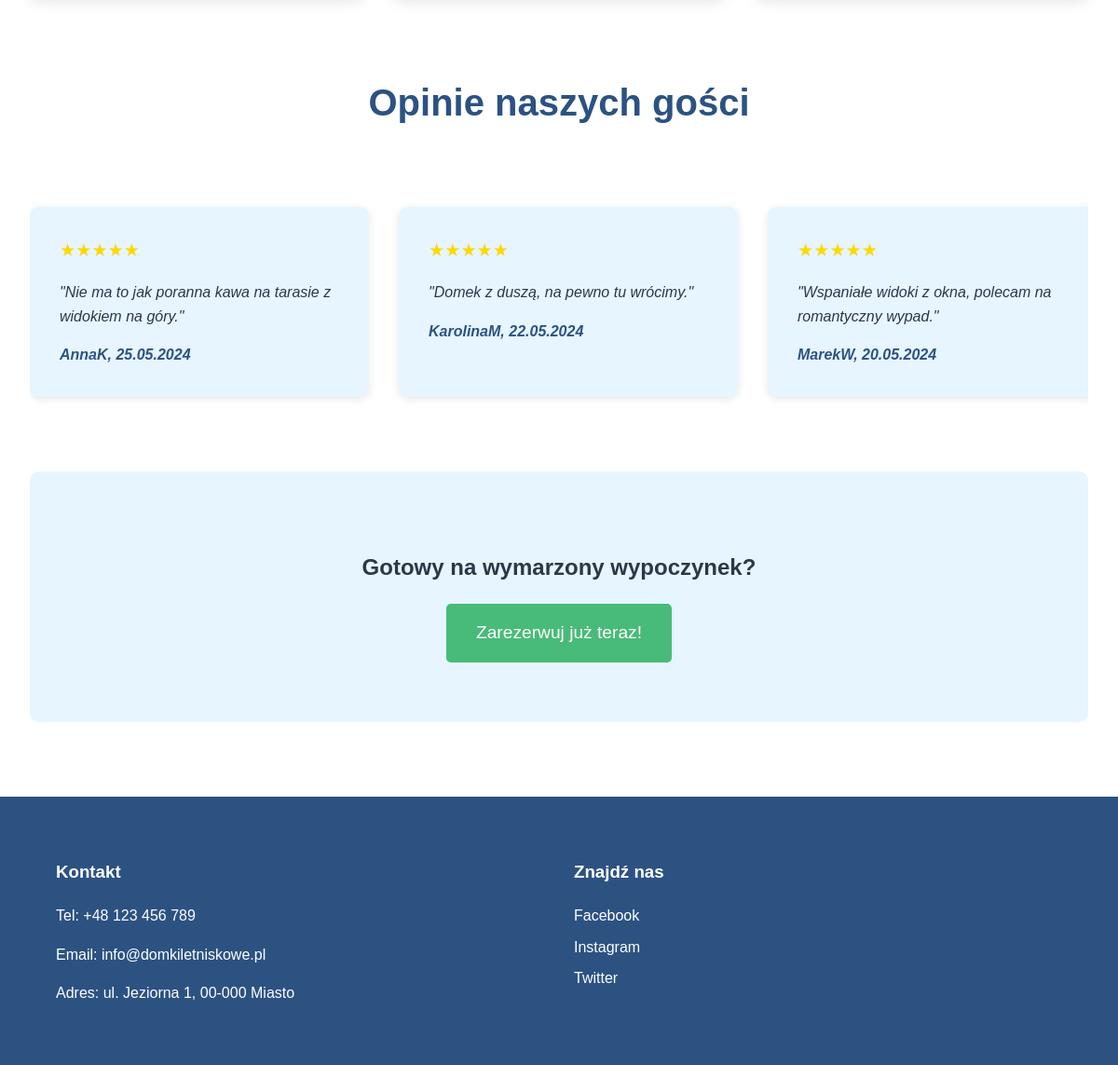
/index.php (signed in, lower part), run on an earlier commit of the app's database.
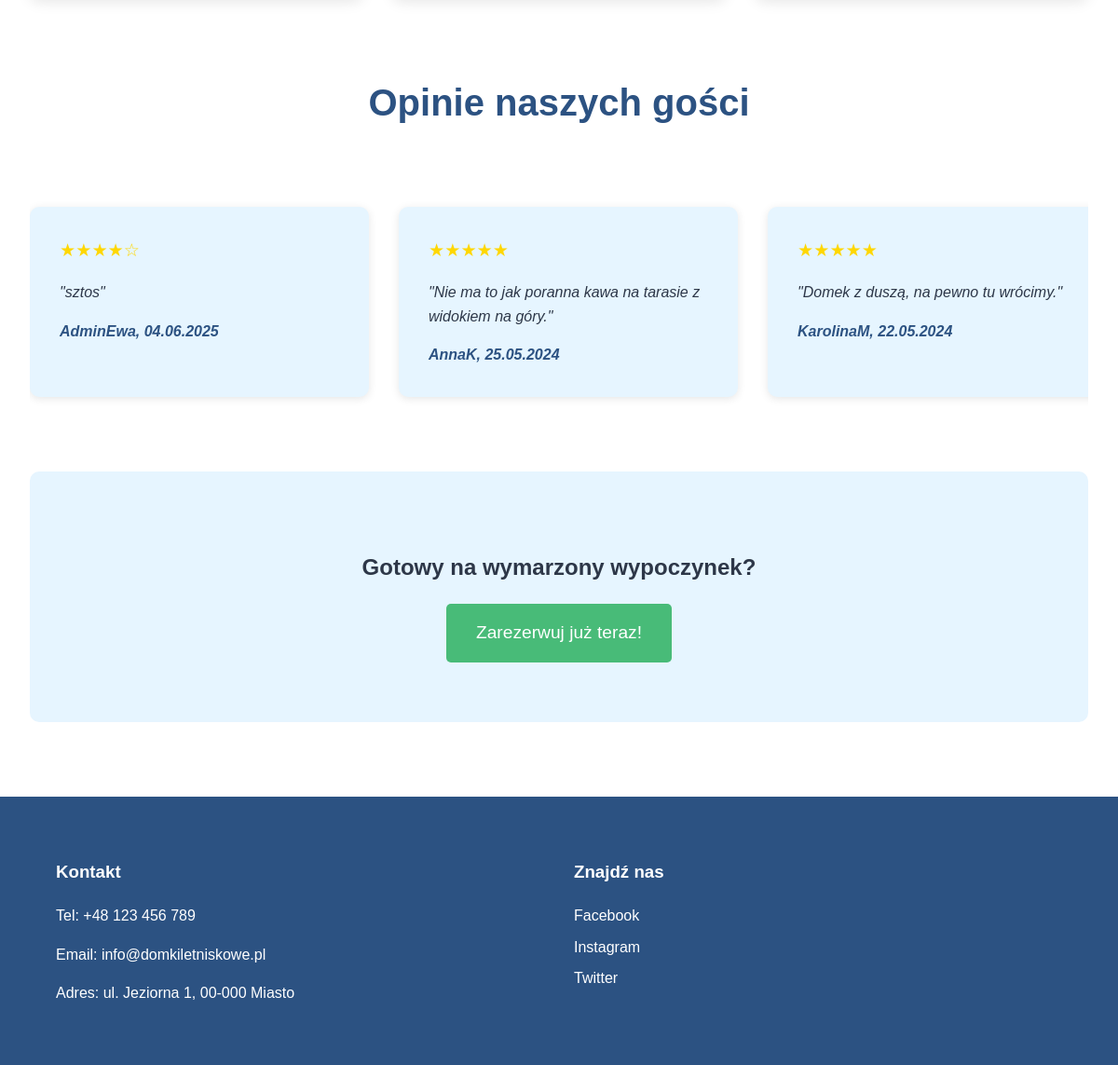
And on a later commit of the database.
### tables this page shows
CREATE TABLE `opinions` (
  `id` int(11) NOT NULL,
  `user_id` int(11) NOT NULL,
  `content` text NOT NULL,
  `rating` int(11) DEFAULT NULL CHECK (`rating` between 1 and 5),
  `created_at` datetime NOT NULL DEFAULT current_timestamp(),
  `approved` tinyint(1) DEFAULT 0
);

CREATE TABLE `users` (
  `id` int(11) NOT NULL,
  `username` varchar(50) NOT NULL,
  `email` varchar(100) NOT NULL,
  `password` varchar(255) NOT NULL,
  `role` enum('admin','client','konserwator','ksiegowy') DEFAULT 'client'
);

### index.php (the view, shortened to what this page needs)
<?php
$opinie = [];
$host = 'localhost';
$user = 'root';
$pass = '';
$db   = 'domki_letniskowe';
$conn = mysqli_connect($host, $user, $pass, $db);
if ($conn) {
    $sql = "SELECT o.content, o.rating, u.username, o.created_at
            FROM opinions o
            JOIN users u ON o.user_id = u.id
            ORDER BY o.id DESC
            LIMIT 3";
    $result = mysqli_query($conn, $sql);
    if ($result) {
        while ($row = mysqli_fetch_assoc($result)) {
            $opinie[] = $row;
        }
    }
}
?>
<!DOCTYPE html>
<html lang="pl">
<head>
    <link rel="stylesheet" href="css/style.css">
</head>
<body>
    <main>
        <section class="oferta-skrot">
            <div class="domki-container">
            </div>
        </section>
        <section class="opinie" id="opinie-slider">
            <h2>Opinie naszych gości</h2>
            <div class="opinie-container">
                <?php foreach($opinie as $opinia): ?>
                <div class="opinia">
                    <div class="gwiazdki" style="color:gold;font-size:1.2rem;">
                        <?php
                        $rating = (int)$opinia['rating'];
                        for ($i = 1; $i <= 5; $i++) {
                            echo $i <= $rating ? '★' : '☆';
                        }
                        ?>
                    </div>
                    <p>"<?= htmlspecialchars($opinia['content']) ?>"</p>
                    <cite><?= htmlspecialchars($opinia['username']) ?>, <?= date('d.m.Y', strtotime($opinia['created_at'])) ?></cite>
                </div>
                <?php endforeach; ?>
            </div>
        </section>
        <section class="cta">
            <h2>Gotowy na wymarzony wypoczynek?</h2>
            <a href="rezerwacja.php" class="btn-rezerwuj">Zarezerwuj już teraz!</a>
        </section>
    </main>
    <footer>
        <div class="footer-content">
            <div class="kontakt">
                <h3>Kontakt</h3>
                <p>Tel: +48 123 456 789</p>
                <p>Email: info@domkiletniskowe.pl</p>
                <p>Adres: ul. Jeziorna 1, 00-000 Miasto</p>
            </div>
            <div class="social-media">
                <h3>Znajdź nas</h3>
                <a href="#" class="social-link">Facebook</a>
                <a href="#" class="social-link">Instagram</a>
                <a href="#" class="social-link">Twitter</a>
            </div>
        </div>
    </footer>
</body>
</html>

### css/style.css (style rules this page uses)
:root { --primary-color: #2c5282; --secondary-color: #4299e1; --accent-color: #48bb78; --text-color: #2d3748; --light-bg: #e6f5ff; }
body { margin: 0; font-family: 'Arial', sans-serif; color: var(--text-color); line-height: 1.6; }
main { max-width: 1200px; margin: 0 auto; padding: 2rem; }
.oferta-skrot h2, .opinie h2 { text-align: center; font-size: 2.5rem; margin: 3rem 0; color: var(--primary-color); }
.domki-container { display: grid; grid-template-columns: repeat(auto-fit, minmax(300px, 1fr)); gap: 2rem; padding: 2rem 0; }
.opinie-container { display: flex; gap: 2rem; overflow-x: auto; padding: 2rem 0; }
.opinia { background: var(--light-bg); padding: 2rem; border-radius: 10px; min-width: 300px; box-shadow: 0 2px 10px rgba(0,0,0,0.1); }
.opinia p { font-style: italic; margin-bottom: 1rem; }
.opinia cite { color: var(--primary-color); font-weight: bold; }
.cta { text-align: center; padding: 4rem 0; background: var(--light-bg); margin: 3rem 0; border-radius: 10px; }
.btn-rezerwuj { display: inline-block; padding: 1rem 2rem; background: var(--accent-color); color: white; text-decoration: none; font-size: 1.2rem; border-radius: 5px; transition: all 0.3s ease; }
footer { background: var(--primary-color); color: white; padding: 3rem 5%; }
.footer-content { max-width: 1200px; margin: 0 auto; display: grid; grid-template-columns: repeat(auto-fit, minmax(250px, 1fr)); gap: 2rem; }
.social-link { display: block; color: white; text-decoration: none; margin: 0.5rem 0; transition: color 0.3s ease; }

What changed in the data, as far as the page shows it:
no longer on this page (row edited): opinions: rating 5 (drawn), content "Wspaniałe widoki z okna, polecam na romantyczny wypad.", user.username "MarekW", created_at "20.05.2024"
added opinions: rating 4 (drawn), content "sztos", user.username "AdminEwa", created_at "04.06.2025"
